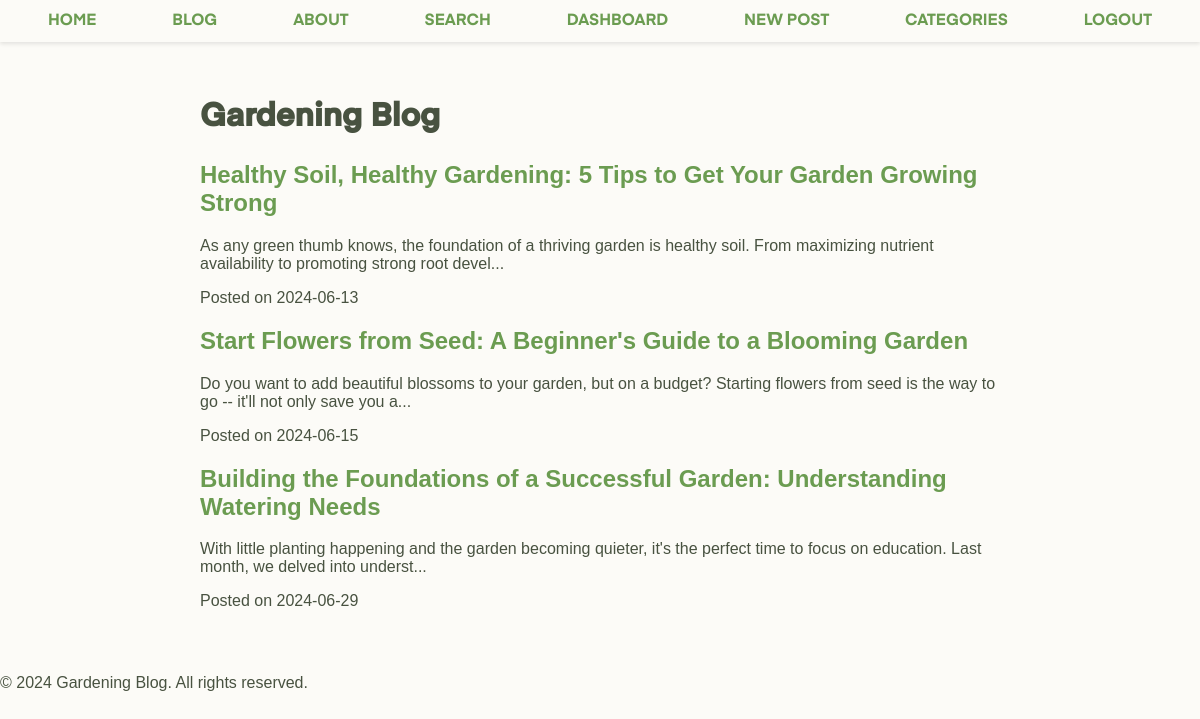
/blog (signed in), run on the app's committed database.
### models.py (models this page shows, shortened)
class Post(db.Model):
    id = db.Column(db.Integer, primary_key=True)
    title = db.Column(db.String(100), nullable=False)
    content = db.Column(db.Text, nullable=False)
    author = db.Column(db.String(50), nullable=False)
    date_posted = db.Column(db.DateTime, nullable=False, default=datetime.utcnow)
    category_id = db.Column(db.Integer, db.ForeignKey('category.id'), nullable=False)
    featured_image = db.Column(db.String(200))
    status = db.Column(db.String(20), nullable=False, default='draft')
    comments = db.relationship('Comment', backref='post', lazy='dynamic')
    slug = db.Column(db.String(100), unique=True, nullable=False)
    tags = db.Column(db.String, nullable=False)  # Using string for tags

### app.py (the view)
@app.route('/blog')
def blog():
    app.logger.debug('Blog page accessed')
    posts = Post.query.all()  # Query for all posts
    return render_template('blog.html', posts=posts)

### app.py (called while the page is built)
@login_manager.user_loader
def load_user(user_id):
    return User.query.get(int(user_id))

### templates/blog.html (shortened to what this page needs)
{% extends "base.html" %}
{% block content %}
<h1>Gardening Blog</h1>
{% if posts %}
<div class="blog-posts">
    {% include '_post_snippet.html' %}
</div>
{% else %}
<p>No blog posts available yet.</p>
{% endif %}
{% endblock %}

### templates/_post_snippet.html
{% for post in posts %}
<article class="blog-post">
    <h2><a href="{{ url_for('post', post_slug=post.slug) }}">{{ post.title }}</a></h2>
    <p>{{ post.content[:150] | safe }}...</p>
    <p>Posted on {{ post.date_posted.strftime('%Y-%m-%d') }}</p>
</article>
{% endfor %}

### static/css/styles.css (style rules this page uses)
body, ul { margin: 0; padding: 0; background-color: #FCFBF7; color: #485240; }
h1 { font-family: 'Eina', sans-serif !important; }
.blog-post h2 a { font-family: 'Linotype', sans-serif; }
p { font-family: 'TT', sans-serif; }
a:link { color: #6b9c51; text-decoration: none; }

### data on the page
Post: title "Healthy Soil, Healthy Gardening: 5 Tips to Get Your Garden Growing Strong", content "As any green thumb knows, the foundation of a thriving garden is healthy soil. From maximizing nutrient availability to promoting strong root devel", date_posted "2024-06-13"
Post: title "Start Flowers from Seed: A Beginner's Guide to a Blooming Garden", content "Do you want to add beautiful blossoms to your garden, but on a budget? Starting flowers from seed is the way to go -- it'll not only save you a", date_posted "2024-06-15"
Post: title "Building the Foundations of a Successful Garden: Understanding Watering Needs", content "With little planting happening and the garden becoming quieter, it's the perfect time to focus on education. Last month, we delved into underst", date_posted "2024-06-29"
